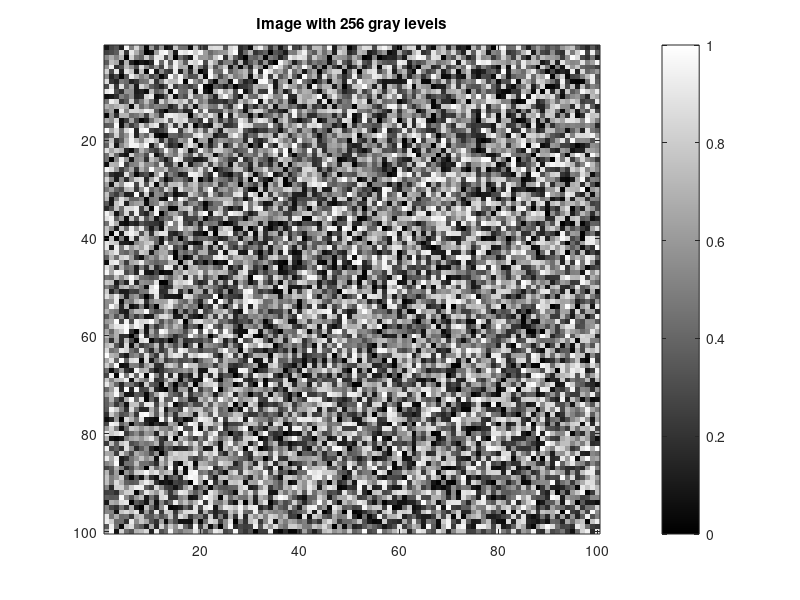
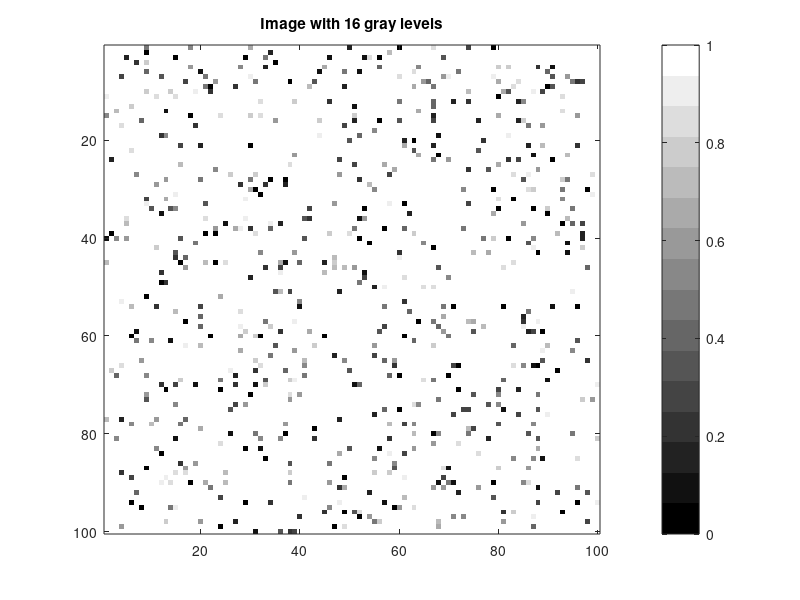

Source code (MATLAB) for these figures, in order: (Note: this script raises an error after producing the figures.)
%% Task 1
clear;
clc;

% Generate a random image
A=reshape(rand(10000, 1), [100, 100]);
A = A * 255; % Adjust the values to 0-255

% Display the image with 256 gray levels
figure;
image(A);
colormap(gray(256));
colorbar;
title('Image with 256 gray levels');

% Show the same image with 16 gray levels
figure;
image(A);
colormap(gray(16));
colorbar;
title('Image with 16 gray levels');

% Load the vertebra.png image
B = imread('vertebra.png');

% Show the vertebra.png image
figure;
image(B);
colormap(gray(256));
colorbar;
title('Vertebra Image');

% Show the histogram of the vertebra.png image
figure;
imhist(B);
title('Histogram of Vertebra Image');
ylabel('Pixel Count');

%% Task 2
% Load the image
img = imread('vertebra.png');

% Convert the RGB image to grayscale if necessary
if size(img, 3) == 3
img = rgb2gray(img);
end

% Adjust the contrast of the image
img_adj = imadjust(img);

% Display the original image
figure;
subplot(1, 2, 1);
imshow(img);
title('Original Image');

% Display the contrast adjusted image
subplot(1, 2, 2);
imshow(img_adj);
title('Contrast Adjusted Image');

% Plot the histogram of the new image
figure;
imhist(img_adj);
title('Histogram of Contrast Adjusted Image');
xlabel('Pixel Count');
ylabel('Grey Level');
%% Task 3

% Define an image with well-defined sinusoidal frequencies
N = 128;
xfreq = 0.1;
yfreq = 0.1;
n = 0:N-1;
xvalues = sin(2*pi*xfreq*n);
myimage = xvalues'*yvalues;

% Plot the sinusoids used to create the image
figure;
plot(n, xvalues); % Plotting xvalues
title('Sinusoids used for x and y axes');
xlabel('Data points');
ylabel('Amplitude');

% (a) Plot the image
figure;
imagesc(myimage);
colormap(gray);
colorbar;
title('Sinusoidal Image');

% (a.1) Display the image with imshow and gray colormap with 256 gradients
figure;
imshow(myimage, 'Colormap', gray(256));
title('Sinusoidal Image Displayed with imshow');

% (b) Calculate the two-dimensional Fourier transform of the image
F = fft2(myimage);

% Shift zero-frequency components to center
Fshift = fftshift(F);

% Calculate the magnitude of the Fourier transform
magF = abs(Fshift);

% Convert to binary image using a threshold
threshold = max(magF(:)) * 0.5; % Set threshold as 50% of the max value, adjust as needed
binaryF = magF > threshold; % Any value greater than threshold is 1, else 0

% Plot the magnitude of the Fourier transform of the image
figure;
imagesc(binaryF);
colormap(gray);
colorbar;
title('Magnitude of Fourier Transform of Sinusoidal Image');

